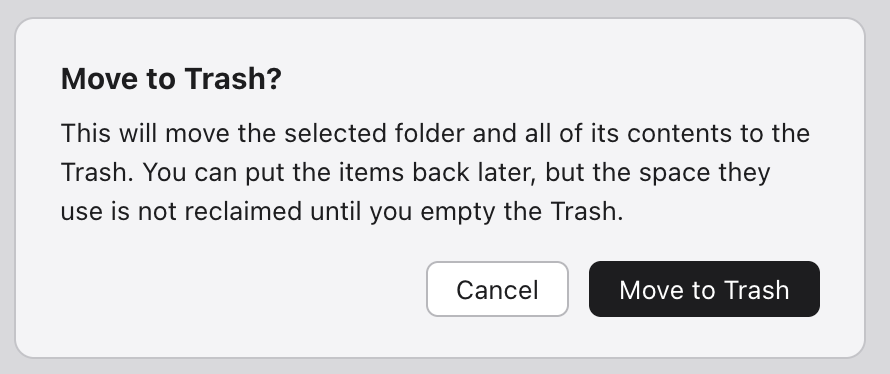
#> input picture benchmarks/data/images/clear_dialog.png, 890 x 374 px
$ python -i preprocess.py   (imports and definitions only)
#> lines starting #> are read from the running program, lines starting #| are printed output that depends on the picture
#> further down, picture is the input picture: PIL image 890x374 RGBA; mean R, G, B, A 224.7, 224.7, 226.8, 255
"""Image preprocessing to improve Tesseract OCR accuracy on screenshots.

Tesseract's accuracy drops noticeably on small selections and low-contrast
UI text. This upscales small captures, converts to grayscale, and boosts
contrast before OCR. See benchmarks/ for a measured before/after comparison.
"""

from PIL import Image, ImageEnhance, ImageOps

MIN_WIDTH_PX = 1000
CONTRAST_FACTOR = 1.5


def preprocess_for_ocr(img: Image.Image) -> Image.Image:
    """Return a copy of `img` prepared for OCR. Does not mutate `img`."""
    if img.width < MIN_WIDTH_PX:
        scale = MIN_WIDTH_PX / img.width
#> scale = 1.12
        new_size = (round(img.width * scale), round(img.height * scale))
#> new_size = (1000, 420)
        img = img.resize(new_size, Image.LANCZOS)
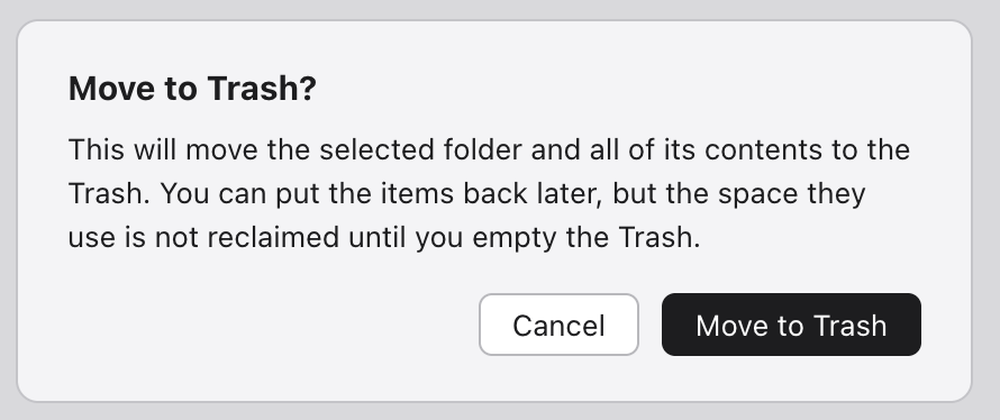
#> img: PIL image 1000x420 RGBA; mean R, G, B, A 224.7, 224.7, 226.7, 255

    img = ImageOps.grayscale(img)
#> img: PIL image 1000x420 L
    img = ImageEnhance.Contrast(img).enhance(CONTRAST_FACTOR)
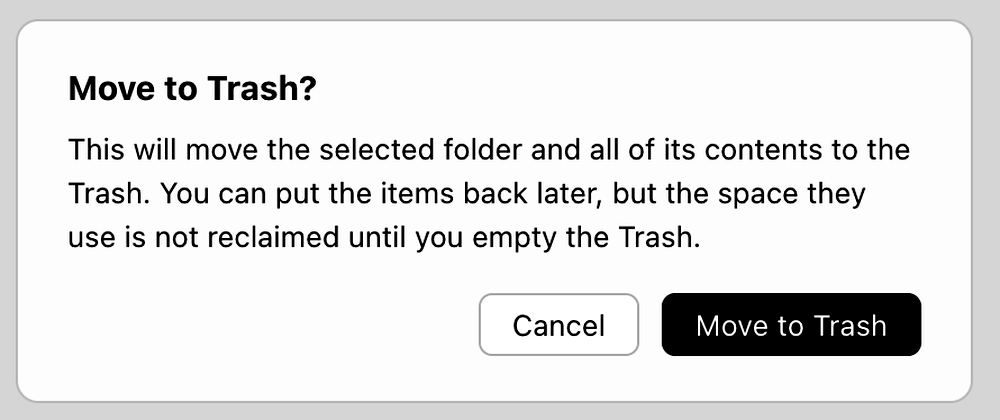
#> img: PIL image 1000x420 L; min 0, max 255, mean 227.6
    img = ImageOps.autocontrast(img)
    return img

>>> from PIL import Image
>>> picture = Image.open('../benchmarks/data/images/clear_dialog.png')
>>> result = preprocess_for_ocr(picture)

$ run again, on benchmarks/data/images/low_contrast_secondary.png
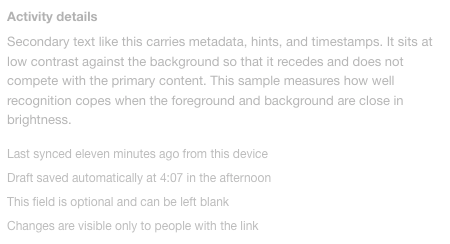
#> input picture benchmarks/data/images/low_contrast_secondary.png, 450 x 244 px
#> picture is the input picture: PIL image 450x244 RGBA; mean R, G, B, A 250.3, 250.3, 250.3, 255
#> in preprocess_for_ocr, `img = ImageEnhance.Contrast(img).enhance(CONTRAST_FACTOR)`:
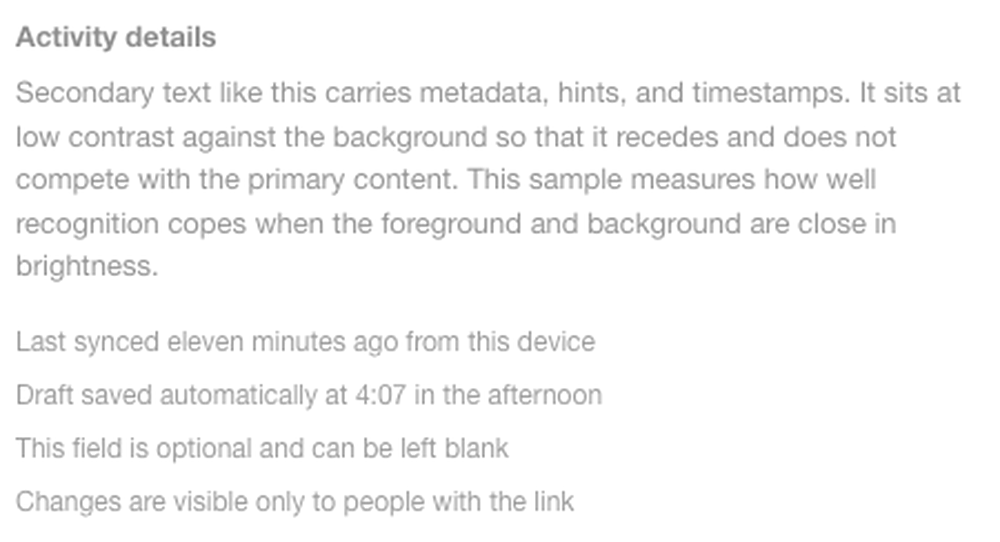
#> img: PIL image 1000x542 L; min 107, max 255, mean 247.9
#> in preprocess_for_ocr, `img = ImageOps.autocontrast(img)`:
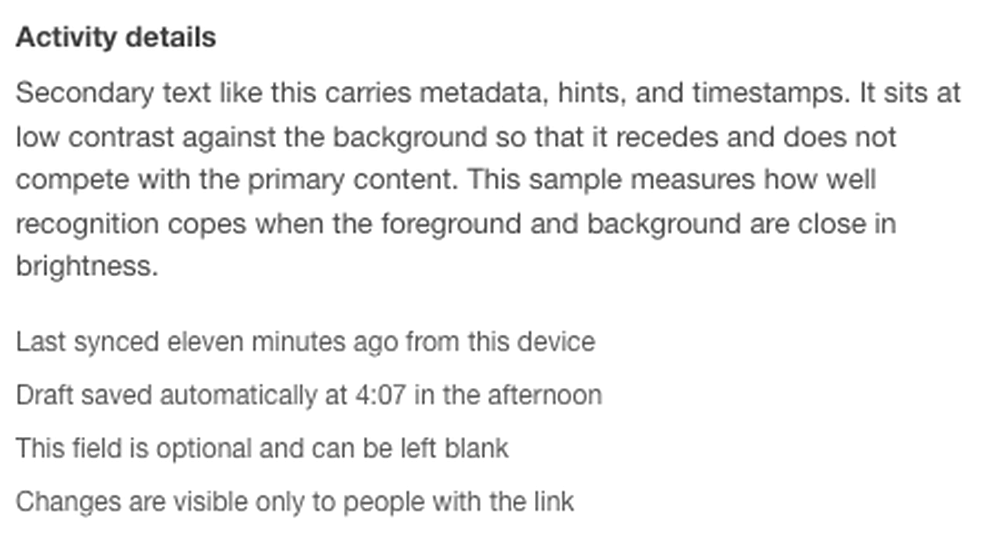
#> img: PIL image 1000x542 L; min 0, max 255, mean 242.7
